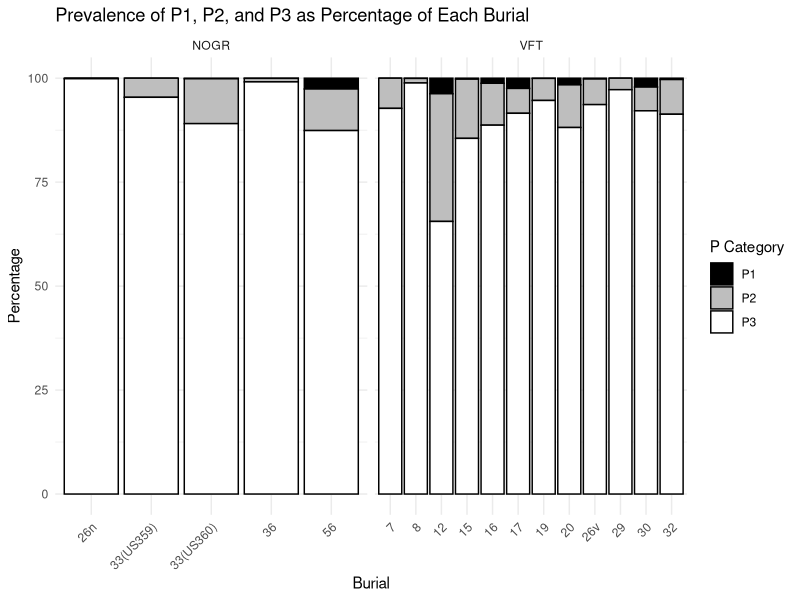
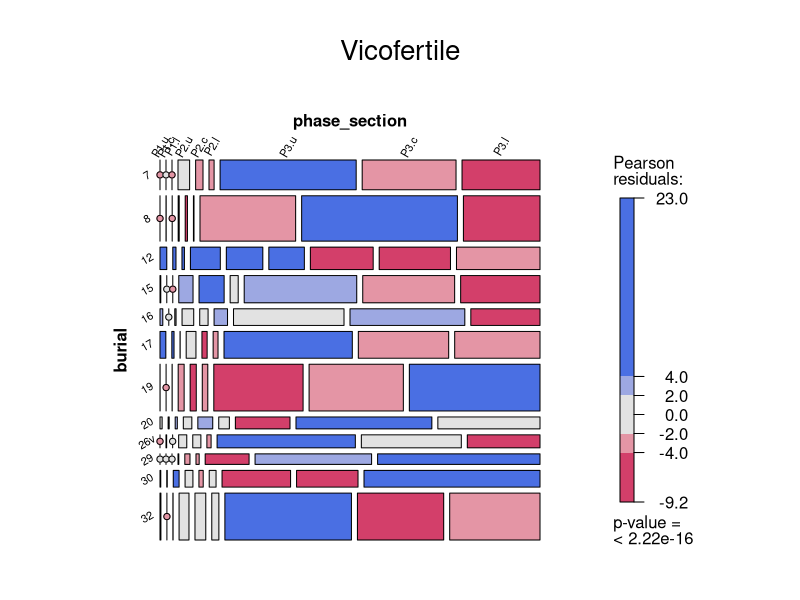
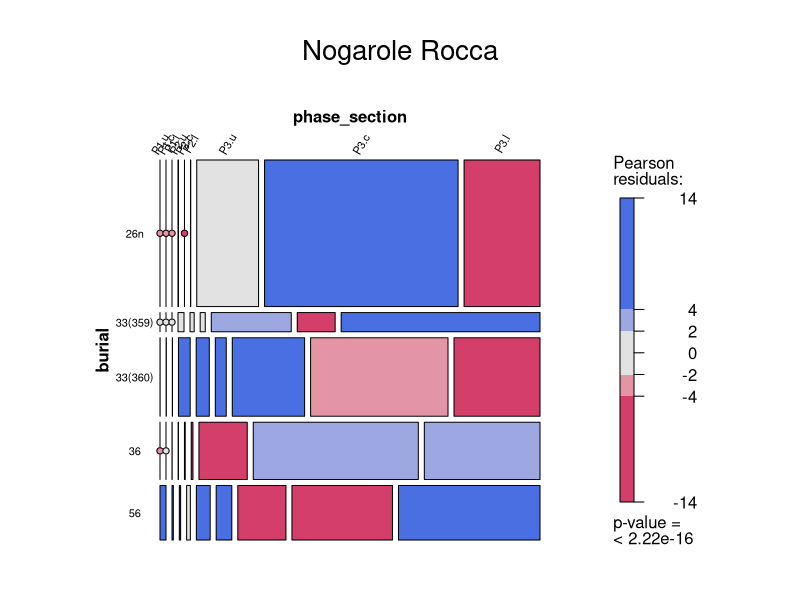
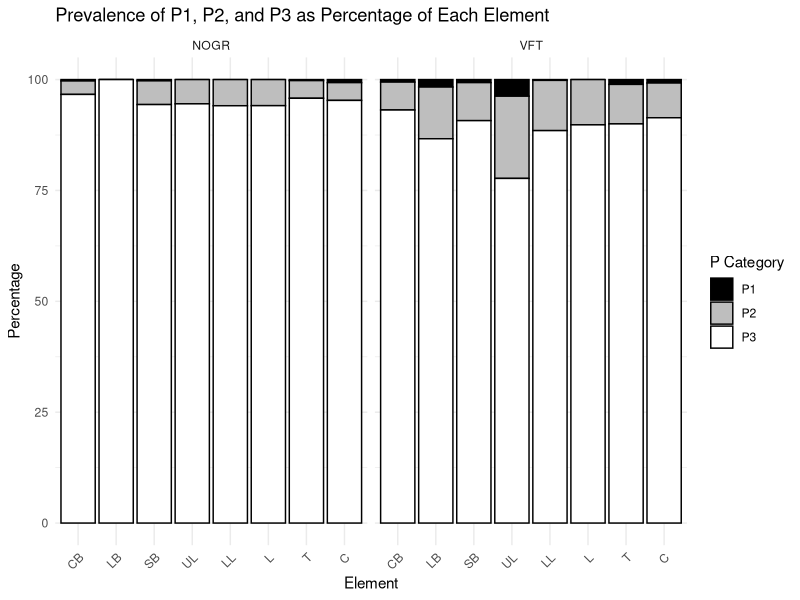
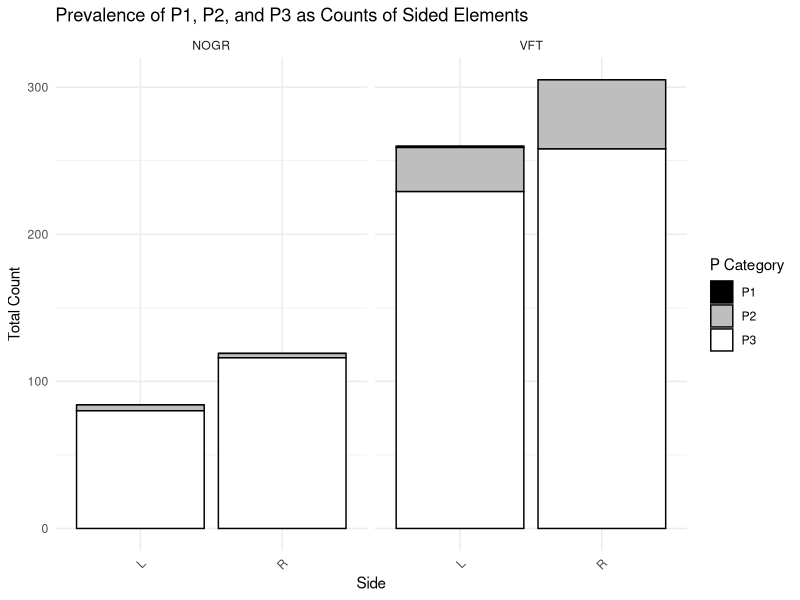
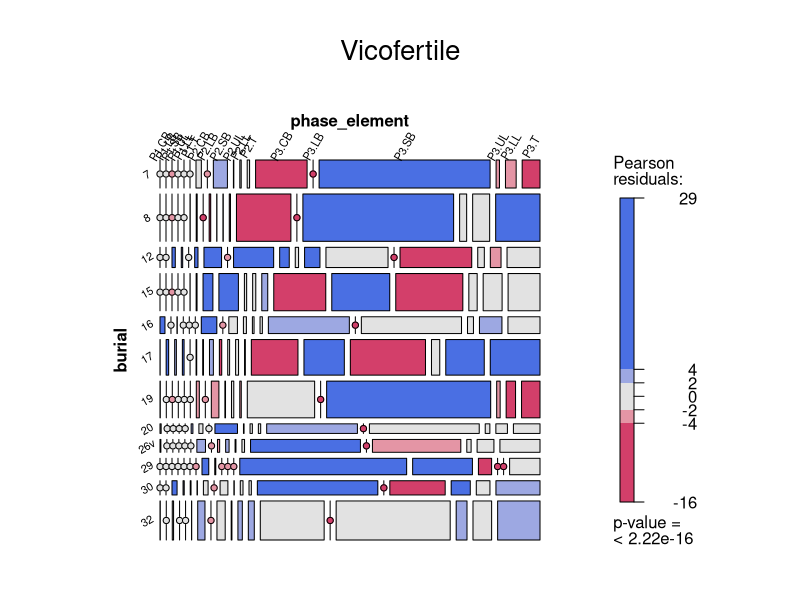
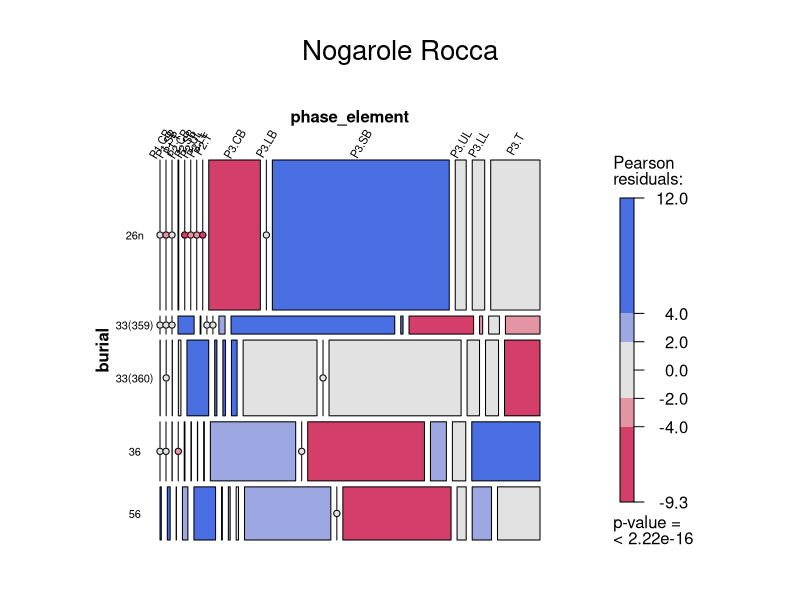
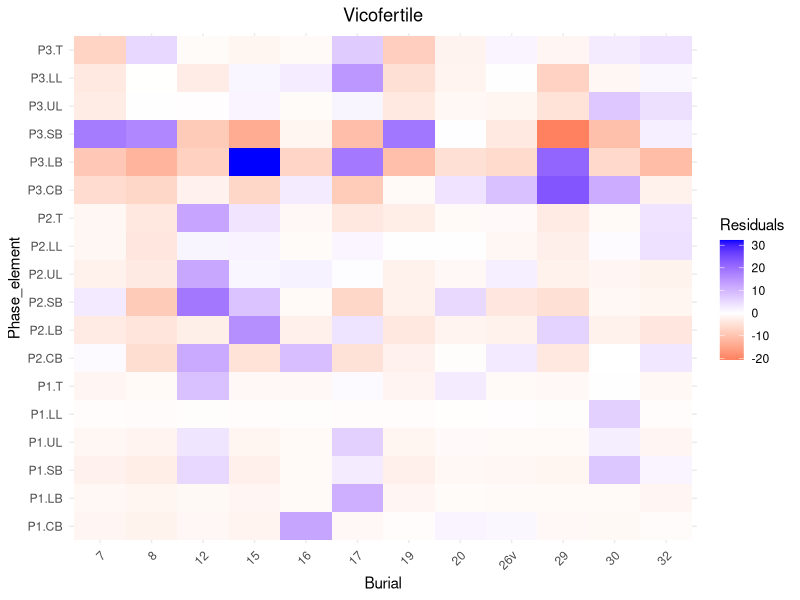

Reproduce these figures in R, in order.
#1. Load libraries, data, and customise palette ----
library(vcd)
library(tidyverse)
library(ggplot2)
library(here)
library(RColorBrewer)

phy_dataset <- read.csv(
  here("data", "Chapter 5","Database_Vicofertile_Nogarole.csv"),
  na.strings = c("", "NA", "N/A")
) #general data set 

phases_fdsl <- read.csv(
  here("data", "Chapter 5","Phases_fract_stai_dim.csv"),
  na.strings = c("", "NA", "N/A")
) #subset specific for phases, fractures, staining, and dimensional categories

#customised palette
physical_palette <- c("#e14444","#3cf065","#5050f3","#a0e8b2","#3c7f49","#f0f050","#5cb85c","darkgrey","lightgrey")
cb_palette <-c("#e14444","darkgrey","navyblue","#E0E0E0")
lb_palette <-c("#3cf065","darkgrey","navyblue","#E0E0E0")
sb_palette <-c("#5050f3","darkgrey","navyblue","#E0E0E0")
ul_palette <-c("#a0e8b2","darkgrey","navyblue","#E0E0E0")
ll_palette <-c("#3c7f49","darkgrey","navyblue","#E0E0E0")
t_palette <-c("#f0f050","darkgrey","navyblue","#E0E0E0")


#2. Plotting the phases in % for individuals between necropolises ----

jpeg(file = here("figures", "Chapter 5","Thermal_alterations","Phases_burials.jpeg"), 
     width = 700, height = 400) #save as jpeg


ggplot(
  phy_dataset %>%
    mutate(burial = case_when(
      site == "VFT" ~ factor(burial, levels = c(7, 8, 12, 15, 16,17, 19, 20, "26v", 29, 30, 32)),
      TRUE ~ as.factor(burial)  
    )) %>%
    dplyr::select(site, burial, P1, P2, P3) %>%
    pivot_longer(cols = c(P1, P2, P3), names_to = "P_category", values_to = "count") %>%
    group_by(site, burial, P_category) %>%
    summarise(total_count = sum(count, na.rm = TRUE), .groups = "drop") %>%
    group_by(site, burial) %>%
    mutate(percentage = (total_count / sum(total_count)) * 100) %>%
    filter(!is.na(percentage)),  # Data transformation ends here
  aes(x = burial, y = percentage, fill = P_category)
) +
  geom_bar(stat = "identity", position = "stack", color = "black") +
  facet_wrap(~ site, scales = "free_x") +  
  theme_minimal() +
  labs(title = "Prevalence of P1, P2, and P3 as Percentage of Each Burial",
       x = "Burial",
       y = "Percentage",
       fill = "P Category") +
  theme(axis.text.x = element_text(angle = 45, hjust = 1)) +
  scale_fill_manual(values = c("P1" = "black", "P2" = "grey", "P3" = "white"))

dev.off()

#3. Mosaic Plot - Burial ~ Phase_section ----

#dataframe subset for Phases and elements
phases_subset <- phy_dataset %>%
  dplyr::select(site, burial, section, half_A_B, half_C_D, element_1, P1, P2, P3)

#Replace some labels
phases_subset <- phases_subset %>%
  mutate(burial = gsub("\\(US359\\)", "(359)", burial),
         burial = gsub("\\(US360\\)", "(360)", burial))

phases_subset <- phases_subset %>% mutate(across(P1:P3, ~replace_na(., 0)))

#Compute total duplication needed
phases_subset <- phases_subset %>%
  mutate(rep_count = P1 + P2 + P3) %>%  
  uncount(rep_count)  

#Subsetting and organising data  
phases_subset <- phases_subset %>%
  mutate(phase = case_when(
    P1 > 0 ~ "P1",
    P2 > 0 ~ "P2",
    P3 > 0 ~ "P3",
    TRUE ~ NA_character_  
  ),
  phase_section = paste0(phase, 
                         case_when(
                           section == "upper" ~ ".u",
                           section == "central" ~ ".c",
                           section == "lower" ~ ".l",
                           TRUE ~ NA_character_  
                         )))


#Create subsets for VFT and NOGR
v_phases_dist_vft <- subset(phases_subset, site == "VFT")
v_phases_dist_nogr <- subset(phases_subset, site == "NOGR")

#Order the variables in the desired order for each subset
#VFT subset
v_phases_dist_vft$burial <- factor(v_phases_dist_vft$burial, 
                                   levels = c("7", "8", "12", "15", "16", "17", "19", "20", 
                                              "26v", "29", "30", "32"))

v_phases_dist_vft <- v_phases_dist_vft %>%
  mutate(phase_section = factor(phase_section, levels = c(
    "P1.u", "P1.c", "P1.l", 
    "P2.u", "P2.c", "P2.l", 
    "P3.u", "P3.c", "P3.l"
  )))

#NOGR subset
v_phases_dist_nogr$burial <- factor(v_phases_dist_nogr$burial, 
                                    levels = c( "26n", "33(359)", "33(360)", "36", "56"))

v_phases_dist_nogr <- v_phases_dist_nogr %>%
  mutate(phase_section = factor(phase_section, levels = c(
    "P1.u", "P1.c", "P1.l", 
    "P2.u", "P2.c", "P2.l", 
    "P3.u", "P3.c", "P3.l"
  )))

#Create the mosaic plot for VFT
jpeg(file = here("figures", "Chapter 5","Thermal_alterations","Phase_section_VFT.jpeg"), #save as jpeg
     width = 700, height = 400)

vcd::mosaic(~burial + phase_section, 
            data = v_phases_dist_vft, 
            shade = TRUE,
            main = "Vicofertile",
            labeling_args = list(
              rot_labels = c(60, 30),  
              gp_labels = gpar(fontsize = 8)
            ))

dev.off()

#Create the mosaic plot for NOGR
jpeg(file = here("figures", "Chapter 5","Thermal_alterations","Phase_section_NOGR.jpeg"), #save as jpeg
     width = 700, height = 400)

vcd::mosaic(~burial + phase_section, 
            data = v_phases_dist_nogr, 
            shade = TRUE,
            main = "Nogarole Rocca",
            labeling_args = list(
              offset_labels = c(0.2, 0.9),  # Increase first value to move x-axis labels further away
              rot_labels = c(60, 0),  
              gp_labels = gpar(fontsize = 8)))

dev.off()

#4. Plotting the phases in % for elements between necropolises ----

jpeg(file = here("figures", "Chapter 5","Thermal_alterations","Phases_element.jpeg"), #save as jpeg
     width = 700, height = 400)

ggplot(phy_dataset %>%
         dplyr::select(site, element_1, P1, P2, P3) %>%
         pivot_longer(cols = c(P1, P2, P3), names_to = "P_category", values_to = "count") %>%
         group_by(site, element_1, P_category) %>%
         summarise(total_count = sum(count, na.rm = TRUE), .groups = "drop") %>%
         group_by(site, element_1) %>%
         mutate(percentage = (total_count / sum(total_count)) * 100) %>%
         filter(!is.na(percentage)) %>%
         mutate(element_1 = factor(element_1, levels = c("CB", "LB", "SB", "UL", "LL", "L", "T", "C"))), 
       aes(x = element_1, y = percentage, fill = P_category)) +
  geom_bar(stat = "identity", position = "stack", color = "black") +
  facet_wrap(~ site) +
  theme_minimal() +
  labs(title = "Prevalence of P1, P2, and P3 as Percentage of Each Element",
       x = "Element",
       y = "Percentage",
       fill = "P Category") +
  theme(axis.text.x = element_text(angle = 45, hjust = 1)) +
  scale_fill_manual(values = c("P1" = "black", "P2" = "grey", "P3" = "white"))

dev.off()

#5. Plotting phases ~ sides in counts ----
jpeg(file = here("figures", "Chapter 5","Thermal_alterations","Phases_sides.jpeg"), #save as jpeg
     width = 500, height = 400)

ggplot(phy_dataset %>%
         dplyr::select(site, side, P1, P2, P3) %>%
         pivot_longer(cols = c(P1, P2, P3), names_to = "P_category", values_to = "count") %>%
         filter(side != "I") %>%  # Exclude "I"
         group_by(site, side, P_category) %>%
         summarise(total_count = sum(count, na.rm = TRUE), .groups = "drop"),  # Sum counts
       aes(x = side, y = total_count, fill = P_category)) +  # Use total_count instead of percentage
  geom_bar(stat = "identity", position = "stack", color = "black") +
  facet_wrap(~ site) +
  theme_minimal() +
  labs(title = "Prevalence of P1, P2, and P3 as Counts of Sided Elements",
       x = "Side",
       y = "Total Count",
       fill = "P Category") +
  theme(axis.text.x = element_text(angle = 45, hjust = 1)) +
  scale_fill_manual(values = c("P1" = "black", "P2" = "grey", "P3" = "white"))

dev.off()

#6. Mosaic Plot - Burial ~ Phase_element ----

#Subsetting and organising data
phases_elem_subset <- phases_subset %>%
  filter(!element_1 %in% c("L", "C")) %>%  
  mutate(phase = case_when(
    P1 > 0 ~ "P1",
    P2 > 0 ~ "P2",
    P3 > 0 ~ "P3",
    TRUE ~ NA_character_  
  ),
  phase_element = paste0(phase, ".", element_1))  

#Create subsets for VFT and NOGR
phases_elem_vft <- subset(phases_elem_subset, site == "VFT")
phases_elem_nogr <- subset(phases_elem_subset, site == "NOGR")

#Order the 'burial' variable in the desired order for each subset
# VFT subset
phases_elem_vft$burial <- factor(phases_elem_vft$burial, 
                                 levels = c("7", "8", "12", "15", "16", "17", "19", "20", 
                                            "26v", "29", "30", "32"))

phases_elem_vft <- phases_elem_vft %>%
  mutate(phase_element = factor(phase_element, levels = c(
    "P1.CB", "P1.LB", "P1.SB","P1.UL","P1.LL","P1.T", 
    "P2.CB", "P2.LB", "P2.SB","P2.UL","P2.LL","P2.T", 
    "P3.CB", "P3.LB", "P3.SB","P3.UL","P3.LL","P3.T" 
  )))

# NOGR subset
phases_elem_nogr$burial <- factor(phases_elem_nogr$burial, 
                                  levels = c( "26n", "33(359)", "33(360)", "36", "56"))

phases_elem_nogr <- phases_elem_nogr %>%
  mutate(phase_element = factor(phase_element, levels = c(
    "P1.CB", "P1.LB", "P1.SB","P1.UL","P1.LL","P1.T", 
    "P2.CB", "P2.LB", "P2.SB","P2.UL","P2.LL","P2.T", 
    "P3.CB", "P3.LB", "P3.SB","P3.UL","P3.LL","P3.T"
  ))) %>% 
  filter(!phase_element %in% c("P1.UL", "P1.LL", "P1.LB", "P2.LB")) %>% #filtering out zero columns
  droplevels()

#Create the mosaic plot for VFT
jpeg(file = here("figures", "Chapter 5","Thermal_alterations","Phase_element_VFT.jpeg"), #save as jpeg
     width = 800, height = 600)

vcd::mosaic(~burial + phase_element, 
            data = phases_elem_vft, 
            shade = TRUE,
            main = "Vicofertile",
            labeling_args = list(
              rot_labels = c(60, 30),  
              gp_labels = gpar(fontsize = 8)
            ))

dev.off()

#Create the mosaic plot for NOGR
jpeg(file = here("figures", "Chapter 5","Thermal_alterations","Phase_element_NOGR.jpeg"), #save as jpeg
     width = 800, height = 600)

vcd::mosaic(~burial + phase_element, 
            data = phases_elem_nogr, 
            shade = TRUE,
            main = "Nogarole Rocca",
            labeling_args = list(
              offset_labels = c(0.2, 0.9),  
              rot_labels = c(60, 0),  
              gp_labels = gpar(fontsize = 8)
            ))

dev.off()

#Convert data frame to contingency table for Chi-Square extraction
phases_elem_table_vft <- table(phases_elem_vft$burial,phases_elem_vft$phase_element)
phases_elem_table_nogr <- table(phases_elem_nogr$burial, phases_elem_nogr$phase_element)

#Perform chi-square test
cr_phases_elem_nogr <- chisq.test(phases_elem_table_nogr, simulate.p.value = TRUE, B = 10000) 
cr_phases_elem_vft <- chisq.test(phases_elem_table_vft, simulate.p.value = TRUE, B = 10000) 

#Extract standardized Pearson residuals
rdf_phases_elem_vft <- as.data.frame(cr_phases_elem_vft$stdres)  
rdf_phases_elem_nogr <- as.data.frame(cr_phases_elem_nogr$stdres) 

#Heatmap of extracted residuals VFT
jpeg(file = here("figures", "Chapter 5","Thermal_alterations","Phases_element_VFT_heat.jpeg"), #save as jpeg
     width = 500, height = 600)

ggplot(rdf_phases_elem_vft, aes(x = Var1, y = Var2, fill = Freq)) +
  geom_tile() +
  scale_fill_gradient2(low = "red", mid = "white", high = "blue") +
  labs(title = "Vicofertile",
       x = "Burial",
       y = "Phase_element",
       fill = "Residuals") +
  theme_minimal() +
  theme(
    axis.text.x = element_text(angle = 45, hjust = 1),
    plot.title = element_text(hjust = 0.5)  
  )

dev.off()

#Heatmap of extracted residuals NOGR
jpeg(file = here("figures", "Chapter 5","Thermal_alterations","Phases_element_NOGR_heat.jpeg"), #save as jpeg
     width = 500, height = 600)

ggplot(rdf_phases_elem_nogr, aes(x = Var1, y = Var2, fill = Freq)) +
  geom_tile() +
  scale_fill_gradient2(low = "red", mid = "white", high = "blue") +
  labs(title = "Nogarole Rocca",
       x = "Burial",
       y = "Phase_element",
       fill = "Residuals") +
  theme_minimal() +
  theme(
    axis.text.x = element_text(angle = 45, hjust = 1),
    plot.title = element_text(hjust = 0.5) 
  )

dev.off()

#7. Plotting phases ~ fractures and deformations in counts ----

jpeg(file = here("figures", "Chapter 5","Thermal_alterations","Fractures_phases.jpeg"), #save as jpeg
     width = 600, height = 400)

ggplot(phases_fdsl %>%
         pivot_longer(cols = c("mosaic", "longitudinal", "transversal", "curved", 
                               "bulls_eye", "deformation", "twisting"), 
                      names_to = "trait", values_to = "count"),
       aes(x = trait, y = count, fill = phase)) +
  geom_bar(stat = "identity", position = "stack", color = "black") +
  facet_wrap(~ site) +  # Separate plots for each site
  theme_minimal() +
  labs(title = "Fracture Trait Counts by Phase",
       x = "Fracture Type",
       y = "Count",
       fill = "Phase") +
  theme(axis.text.x = element_text(angle = 45, hjust = 1)) +
  scale_fill_manual(values = c("P1" = "black", "P2" = "grey", "P3" = "white"))

dev.off()

#8. Mosaic Plot - Fractures_deformations ~ Phases ----

#Subsetting and organising data
phases_fr_def <- phases_fdsl %>%
  select(phase, site, mosaic, longitudinal, transversal, curved, 
         bulls_eye, deformation, twisting) %>%
  pivot_longer(cols = c(mosaic, longitudinal, transversal, curved, 
                        bulls_eye, deformation, twisting), 
               names_to = "fractures_deformations", values_to = "count") %>%
  filter(count > 0) %>%
  mutate(original_count = count) %>%  
  uncount(count) %>%
  rename(count = original_count)

#Create subsets for VFT and NOGR
phases_fr_def_vft <- subset(phases_fr_def, site == "VFT")
phases_fr_def_nogr <- subset(phases_fr_def, site == "NOGR")

#Create the mosaic plot for VFT
jpeg(file = here("figures","Chapter 5", "Thermal_alterations","Phase_fractures_VFT.jpeg"), #save as jpeg
     width = 700, height = 400)

vcd::mosaic(~fractures_deformations + phase, 
            data = phases_fr_def_vft, 
            shade = TRUE,
            main = "Vicofertile",
            labeling_args = list(
              offset_labels = c(0, 1.5),  
              offset_varnames = c(0, 2),  
              rot_labels = c(0, 0),  
              gp_labels = gpar(fontsize = 8)
            ))

dev.off()

#Create the mosaic plot for NOGR
jpeg(file = here("figures","Chapter 5", "Thermal_alterations","Phase_fractures_NOGR.jpeg"), #save as jpeg
     width = 700, height = 400)

vcd::mosaic(~fractures_deformations + phase, 
            data = phases_fr_def_nogr, 
            shade = TRUE,
            main = "Nogarole Rocca",
            labeling_args = list(
              offset_labels = c(0, 1.5),  
              offset_varnames = c(0, 2),  
              rot_labels = c(0, 0),  
              gp_labels = gpar(fontsize = 8)
            ))

dev.off()


#9. Mosaic Plot - Concretion_staining ~ Phases ----

#Subsetting and organising data
phases_stain <- phases_fdsl %>%
  select(site,phase,concretion,red_brown,yellow, green, black) %>%
  pivot_longer(cols = c(concretion,red_brown,yellow, green, black), 
               names_to = "concretion_staining", values_to = "count") %>%
  filter(count > 0) %>%
  mutate(original_count = count) %>%  
  uncount(count) %>%
  rename(count = original_count)

#Create subsets for VFT and NOGR
phases_stain_vft <- subset(phases_stain, site == "VFT")
phases_stain_nogr <- subset(phases_stain, site == "NOGR")

#Create the mosaic plot for VFT
jpeg(file = here("figures", "Chapter 5","Thermal_alterations","Phase_staining_VFT.jpeg"), #save as jpeg
     width = 700, height = 400)

vcd::mosaic(~concretion_staining + phase, 
            data = phases_stain_vft, 
            shade = TRUE,
            main = "Vicofertile",
            labeling_args = list(
              offset_labels = c(0, 1.5),  
              offset_varnames = c(0, 2),  
              rot_labels = c(0, 0),  
              gp_labels = gpar(fontsize = 8)
            ))
dev.off()

#Create the mosaic plot for NOGR
jpeg(file = here("figures", "Chapter 5","Thermal_alterations","Phase_staining_NOGR.jpeg"), #save as jpeg
     width = 700, height = 400)

vcd::mosaic(~concretion_staining + phase, 
            data = phases_stain_nogr, 
            shade = TRUE,
            main = "Nogarole Rocca",
            labeling_args = list(
              offset_labels = c(0, 1.5),  
              offset_varnames = c(0, 2),  
              rot_labels = c(90, 0),  
              gp_labels = gpar(fontsize = 8)
            ))
dev.off()

#10. Mosaic Plot - Fractures_deformations ~ element ----

#Subsetting and organising data
data_fra_def_elem <- phy_dataset %>%
  select(site, section, element_1, mosaic, longitudinal, transversal, bulls_eye, curved, deformation, twisting) %>%
  filter(!element_1 %in% c("L", "C")) %>%  
  pivot_longer(cols = c(mosaic, longitudinal, transversal, bulls_eye, curved, deformation, twisting), 
               names_to = "fractures_deformations", values_to = "count") %>%
  filter(count > 0) %>%  
  uncount(weights = count, .remove = FALSE) %>%
  mutate(
    section = factor(section, levels = c("upper", "central", "lower")), 
    fractures_deformations = factor(fractures_deformations, 
                                    levels = c("mosaic", "longitudinal", "transversal", "bulls_eye", "curved", "deformation", "twisting")),  # Reorder fracture types
    element_1 = factor(element_1, levels = c("CB", "LB", "SB", "UL", "LL", "T"))  
  ) 

#Create subsets for VFT and NOGR
data_fra_def_elem_vft <- subset(data_fra_def_elem, site == "VFT")
data_fra_def_elem_nogr <- subset(data_fra_def_elem, site == "NOGR")

#Create the mosaic plot for VFT
jpeg(file = here("figures", "Chapter 5","Thermal_alterations","fractures_element_VFT.jpeg"), #save as jpeg
     width = 700, height = 400)

vcd::mosaic(~fractures_deformations + element_1, 
            data = data_fra_def_elem_vft, 
            shade = TRUE,
            main = "Vicofertile",
            set_varnames = c(element_1 = "element"), 
            labeling_args = list(
              rot_labels = c(0, 0), 
              offset_labels = c(0, 1.5),
              offset_varnames = c(0, 2),
              gp_labels = gpar(fontsize = 8)
            ))
dev.off()

#Create the mosaic plot for NOGR
jpeg(file = here("figures","Chapter 5","Thermal_alterations", "fractures_element_NOGR.jpeg"), #save as jpeg
     width = 700, height = 400)

vcd::mosaic(~fractures_deformations + element_1, 
            data = data_fra_def_elem_nogr, 
            shade = TRUE,
            main = "Nogarole Rocca",
            set_varnames = c(element_1 = "element"),  
            labeling_args = list(
              rot_labels = c(0, 0), 
              offset_labels = c(0, 1.5),
              offset_varnames = c(0, 2),
              gp_labels = gpar(fontsize = 8)
            ))
dev.off()

#11. Plotting staining in counts between necropolises ----
jpeg(file = here("figures", "Chapter 5","Thermal_alterations","Staining_phases.jpeg"), #save as jpeg
     width = 700, height = 400)

ggplot(phases_fdsl %>%
         pivot_longer(cols = c("concretion", "red_brown", "yellow", "green", 
                               "black"), 
                      names_to = "trait", values_to = "count"),
       aes(x = trait, y = count, fill = phase)) +
  geom_bar(stat = "identity", position = "stack", color = "black") +
  facet_wrap(~ site) +  # Separate plots for each site
  theme_minimal() +
  labs(title = "Concretion and staining Counts by Phase",
       x = "Staining",
       y = "Count",
       fill = "Phase") +
  theme(axis.text.x = element_text(angle = 45, hjust = 1)) +
  scale_fill_manual(values = c("P1" = "black", "P2" = "grey", "P3" = "white"))

dev.off()

 
#12. Mosaic Plot - Staining ~ section ----

#Subsetting and organising data
data_staining_dist <- phy_dataset %>%
  rename(black = manganese) %>%  
  select(site, section, concretion, red_brown, yellow, green, black) %>%
  pivot_longer(cols = c(concretion, red_brown, yellow, green, black), 
               names_to = "staining", values_to = "count") %>%
  filter(count > 0) %>%
  uncount(weights = count, .remove = FALSE)%>%
  mutate(section = factor(section, levels = c("upper", "central", "lower"))) 

#Create subsets for VFT and NOGR
data_staining_dist_vft <- subset(data_staining_dist, site == "VFT")
data_staining_dist_nogr <- subset(data_staining_dist, site == "NOGR")

#Create the mosaic plot for VFT
jpeg(file = here("figures", "Chapter 5","Thermal_alterations","staining_section_VFT.jpeg"), #save as jpeg
     width = 700, height = 400)

vcd::mosaic(~staining + section, 
            data = data_staining_dist_vft, 
            shade = TRUE,
            main = "Vicofertile",
            labeling_args = list(
              rot_labels = c(0, 0), 
              offset_labels = c(0, 1.5),
              offset_varnames = c(0, 2),
              gp_labels = gpar(fontsize = 8)
            ))
dev.off()

#Create the mosaic plot for VFT
jpeg(file = here("figures","Chapter 5", "Thermal_alterations","staining_section_NOGR.jpeg"), #save as jpeg
     width = 700, height = 400)

vcd::mosaic(~staining + section, 
            data = data_staining_dist_nogr, 
            shade = TRUE,
            main = "Nogarole Rocca",
            labeling_args = list(
              rot_labels = c(0, 0), 
              offset_labels = c(0, 1.5),
              offset_varnames = c(0, 2),
              gp_labels = gpar(fontsize = 8)
            ))
dev.off()


#13. Plot green staining prevalence by element ----

#VFT
jpeg(file = here("figures", "Chapter 5","Thermal_alterations","green_staining_VFT.jpeg"), #save as jpeg
     width = 700, height = 400)

(ggplot(data = phy_dataset %>%
          filter(site=="VFT") %>%
          filter(burial %in% c("7", "8", "12", "15", "16", "17", "19", "20", "26v", "29", "30", "32")) %>%
          filter(!is.na(element_1)) %>%
          mutate(burial = factor(burial, levels = c("7", "8", "12", "15", "16", "17", "19", "20", "26v", "29", "30", "32"))),
        aes(x = burial, y = green, fill = element_1)) +
   geom_col() +
   ggtitle("Vicofertile") +
   theme_minimal() +
   theme(plot.title = element_text(hjust = 0.5, vjust = 2)) +
   labs(x = "Burial", y = "Nr stained elements") +
   scale_fill_manual(name = NULL, 
                     values = physical_palette,
                     breaks = c("CB", "LB", "SB", "UL", "LL", "T", "L", "C", "I"),
                     labels = c("(CB) Cranial Bones", "(LB) Long Bones", "(SB) Spongy Bone", 
                                "(UL) Upper Limbs", "(LL) Lower Limbs", "(T) Trunk", "(L) Limbs", 
                                "(C) Cortical bone", "(I) Indeterminate")) +
   scale_y_continuous(breaks = seq(0, 20, by = 2)) +
   coord_cartesian(ylim = c(0, 20)))
dev.off()

#NOGR
jpeg(file = here("figures", "Chapter 5","Thermal_alterations","green_staining_NOGR.jpeg"), #save as jpeg
     width = 700, height = 400)

  (ggplot(data = phy_dataset %>%
            filter(site=="NOGR") %>%
            filter(burial %in% c("26n", "33(US359)", "33(US360)", "36", "56")) %>%
            filter(!is.na(element_1)) %>%
            mutate(burial = factor(burial, levels = c("26n", "33(US359)", "33(US360)", "36", "56"))),
          aes(x = burial, y = green, fill = element_1)) +
     geom_col() +
     ggtitle("Nogarole Rocca") +
     theme_minimal() +
     theme(plot.title = element_text(hjust = 0.5, vjust = 2)) +
     labs(x = "Burial", y = "Nr stained elements") +
     scale_fill_manual(name = NULL, 
                       values = physical_palette,
                       breaks = c("CB", "LB", "SB", "UL", "LL", "T", "L", "C", "I"),
                       labels = c("(CB) Cranial Bones", "(LB) Long Bones", "(SB) Spongy Bone", 
                                  "(UL) Upper Limbs", "(LL) Lower Limbs", "(T) Trunk", "(L) Limbs", 
                                  "(C) Cortical bone", "(I) Indeterminate")) +
     scale_y_continuous(breaks = seq(0, 20, by = 2)) +
     coord_cartesian(ylim = c(0, 20))+
     theme(legend.position = "none"))
dev.off()
